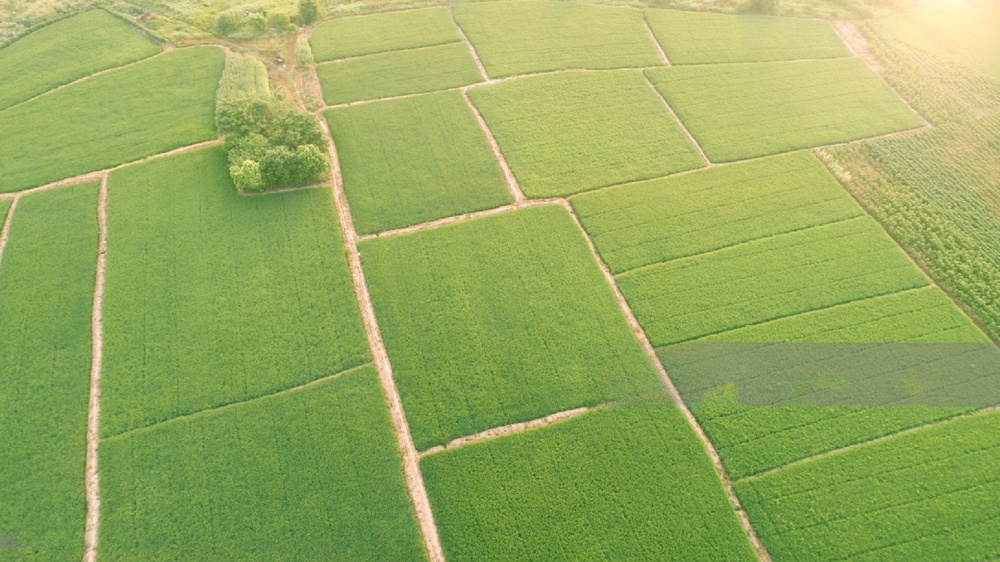
#> input picture inputs/AerialView.jpeg, 1000 x 562 px, shrunk from 2048 x 1151 before the run, found by its file name
$ python question4.py   (older library calls are emulated)
#> lines starting #> are read from the running program, lines starting #| are printed output that depends on the picture
from PIL import Image, ImageFilter
import matplotlib.pyplot as plt
import cv2
import numpy as np

# Load the image
image_path = '/Users/digitcrom/Desktop/multimedia/Multimedia_HW2/AerialView.jpeg'
image = Image.open(image_path)
#> image is the input picture: PIL image 1000x562 RGB; mean R, G, B 150.2, 170.9, 93.9

# Apply Gaussian Filter
gaussian_filtered = image.filter(ImageFilter.GaussianBlur(radius=2))

# Apply Gaussian with different radius
blurred_radius_2 = image.filter(ImageFilter.GaussianBlur(radius=2))
blurred_radius_5 = image.filter(ImageFilter.GaussianBlur(radius=5))
blurred_radius_10 = image.filter(ImageFilter.GaussianBlur(radius=10))

# Display the original and blurred images
plt.figure(figsize=(20, 5))

plt.subplot(2, 2, 1)
plt.imshow(image)
plt.title('Original Image')
plt.axis('off')

plt.subplot(2, 2, 2)
plt.imshow(blurred_radius_2)
plt.title('Gaussian Blur Radius 2')
plt.axis('off')

plt.subplot(2, 2, 3)
plt.imshow(blurred_radius_5)
plt.title('Gaussian Blur Radius 5')
plt.axis('off')

plt.subplot(2, 2, 4)
plt.imshow(blurred_radius_10)
plt.title('Gaussian Blur Radius 10')
plt.axis('off')

plt.tight_layout()
plt.show()
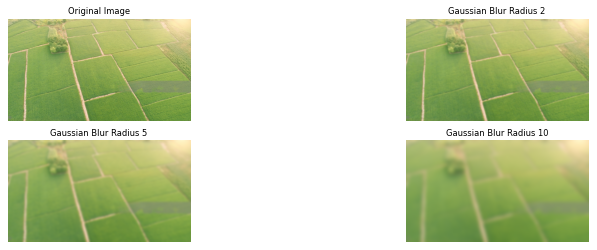
#> figure drawn by matplotlib, 4 panels


# Apply Median Filter
median_filtered = image.filter(ImageFilter.MedianFilter(size=3))

# Apply median filter with different sizes
median_filtered_size_3 = image.filter(ImageFilter.MedianFilter(size=3))
median_filtered_size_5 = image.filter(ImageFilter.MedianFilter(size=5))
median_filtered_size_9 = image.filter(ImageFilter.MedianFilter(size=9))

# Display the original and median filtered images
plt.figure(figsize=(20, 5))

plt.subplot(2, 2, 1)
plt.imshow(image)
plt.title('Original Image')
plt.axis('off')

plt.subplot(2, 2, 2)
plt.imshow(median_filtered_size_3)
plt.title('Median Filter Size 3')
plt.axis('off')

plt.subplot(2, 2, 3)
plt.imshow(median_filtered_size_5)
plt.title('Median Filter Size 5')
plt.axis('off')

plt.subplot(2, 2, 4)
plt.imshow(median_filtered_size_9)
plt.title('Median Filter Size 9')
plt.axis('off')

plt.tight_layout()
plt.show()

# Apply Sharpening Filter
sharpened = image.filter(ImageFilter.SHARPEN)

# Define different kernels
sharpen_kernel = ImageFilter.Kernel(
    size=(3, 3),
    kernel=[
        -1, -1, -1,
        -1,  9, -1,
        -1, -1, -1
    ],
    scale=None,
    offset=0
)

edge_kernel = ImageFilter.Kernel(
    size=(3, 3),
    kernel=[
        0, -1,  0,
       -1,  4, -1,
        0, -1,  0
    ],
    scale=None,
    offset=0
)

blur_kernel = ImageFilter.Kernel(
    size=(3, 3),
    kernel=[
        1/9, 1/9, 1/9,
        1/9, 1/9, 1/9,
        1/9, 1/9, 1/9
    ],
    scale=None,
    offset=0
)

# Apply the filters
sharpened_image = image.filter(sharpen_kernel)
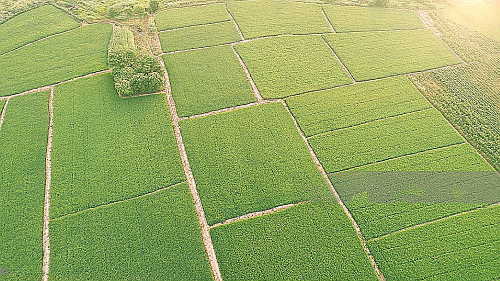
#> sharpened_image: PIL image 1000x562 RGB (shown at 1/2 size); mean R, G, B 149, 169.1, 96.6
edge_image = image.filter(edge_kernel)
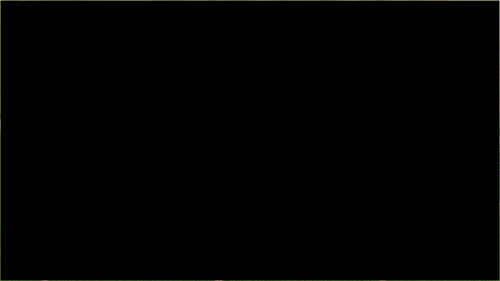
#> edge_image: PIL image 1000x562 RGB (shown at 1/2 size); mean R, G, B 0.9, 1, 0.6
blurred_image = image.filter(blur_kernel)

# Display the images
plt.figure(figsize=(20, 5))

plt.subplot(2, 2, 1)
plt.imshow(image)
plt.title('Original Image')
plt.axis('off')

plt.subplot(2, 2, 2)
plt.imshow(sharpened_image)
plt.title('Sharpened Image')
plt.axis('off')

plt.subplot(2, 2, 3)
plt.imshow(edge_image)
plt.title('Edge Detection')
plt.axis('off')

plt.subplot(2, 2, 4)
plt.imshow(blurred_image)
plt.title('Blurred Image')
plt.axis('off')

plt.tight_layout()
plt.show()

# Plot filtered images
fig, axes = plt.subplots(1, 4, figsize=(20, 5))

# Original image
axes[0].imshow(image)
axes[0].set_title('Original Image')
axes[0].axis('off')

# Gaussian Filtered image
axes[1].imshow(gaussian_filtered)
axes[1].set_title('Gaussian Filtered')
axes[1].axis('off')

# Median Filtered image
axes[2].imshow(median_filtered)
axes[2].set_title('Median Filtered')
axes[2].axis('off')

# Sharpened image
axes[3].imshow(sharpened)
axes[3].set_title('Sharpened')
axes[3].axis('off')

plt.show()

# Convert images to numpy arrays for edge detection
original_np = np.array(image)
gaussian_np = np.array(gaussian_filtered)
median_np = np.array(median_filtered)
sharpened_np = np.array(sharpened)

# Convert to grayscale for edge detection
original_gray = cv2.cvtColor(original_np, cv2.COLOR_BGR2GRAY)
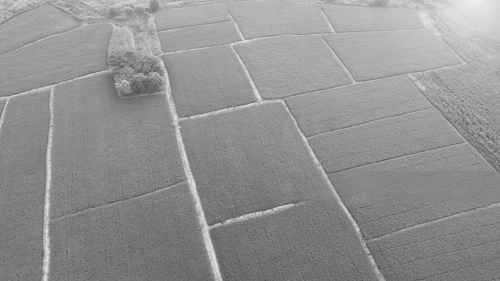
#> original_gray: shape (562, 1000) (shown at 1/2 size); min 60, max 243, mean 145.5
gaussian_gray = cv2.cvtColor(gaussian_np, cv2.COLOR_BGR2GRAY)
median_gray = cv2.cvtColor(median_np, cv2.COLOR_BGR2GRAY)
sharpened_gray = cv2.cvtColor(sharpened_np, cv2.COLOR_BGR2GRAY)

# Apply Sobel edge detection
sobel_original = cv2.Sobel(original_gray, cv2.CV_64F, 1, 0, ksize=3) + cv2.Sobel(original_gray, cv2.CV_64F, 0, 1, ksize=3)
sobel_gaussian = cv2.Sobel(gaussian_gray, cv2.CV_64F, 1, 0, ksize=3) + cv2.Sobel(gaussian_gray, cv2.CV_64F, 0, 1, ksize=3)
sobel_median = cv2.Sobel(median_gray, cv2.CV_64F, 1, 0, ksize=3) + cv2.Sobel(median_gray, cv2.CV_64F, 0, 1, ksize=3)
sobel_sharpened = cv2.Sobel(sharpened_gray, cv2.CV_64F, 1, 0, ksize=3) + cv2.Sobel(sharpened_gray, cv2.CV_64F, 0, 1, ksize=3)


# Function to apply Sobel and convert results for display
def apply_sobel_and_convert(image, ksize):
#> called with ksize = 5
    sobel_x = cv2.Sobel(image, cv2.CV_64F, 1, 0, ksize=ksize)
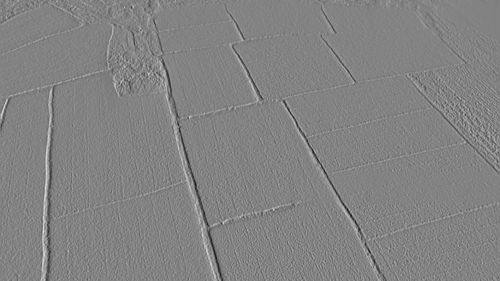
#> sobel_x: shape (562, 1000) float64 (shown at 1/2 size); min -4470, max 4246, mean 1.4; drawn with min black and max white
    sobel_y = cv2.Sobel(image, cv2.CV_64F, 0, 1, ksize=ksize)
    sobel = sobel_x + sobel_y
    sobel = np.absolute(sobel)
    sobel = np.uint8(sobel / np.max(sobel) * 255)
    return sobel

# Apply Sobel with kernel size 5
sobel_original_k5 = apply_sobel_and_convert(original_gray, 5)
sobel_gaussian_k5 = apply_sobel_and_convert(gaussian_gray, 5)
#> call 2 of apply_sobel_and_convert, with ksize = 5
#> in apply_sobel_and_convert (call 2), `sobel_y = cv2.Sobel(image, cv2.CV_64F, 0, 1, ksize=ksize)`:
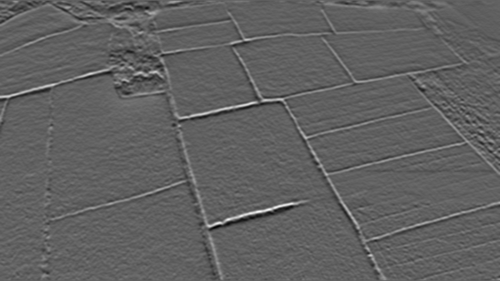
#> sobel_y: shape (562, 1000) float64 (shown at 1/2 size); min -1285, max 2044, mean -16.5; drawn with min black and max white
sobel_median_k5 = apply_sobel_and_convert(median_gray, 5)
#> call 3 of apply_sobel_and_convert, with ksize = 5
#> in apply_sobel_and_convert (call 3), `sobel = sobel_x + sobel_y`:
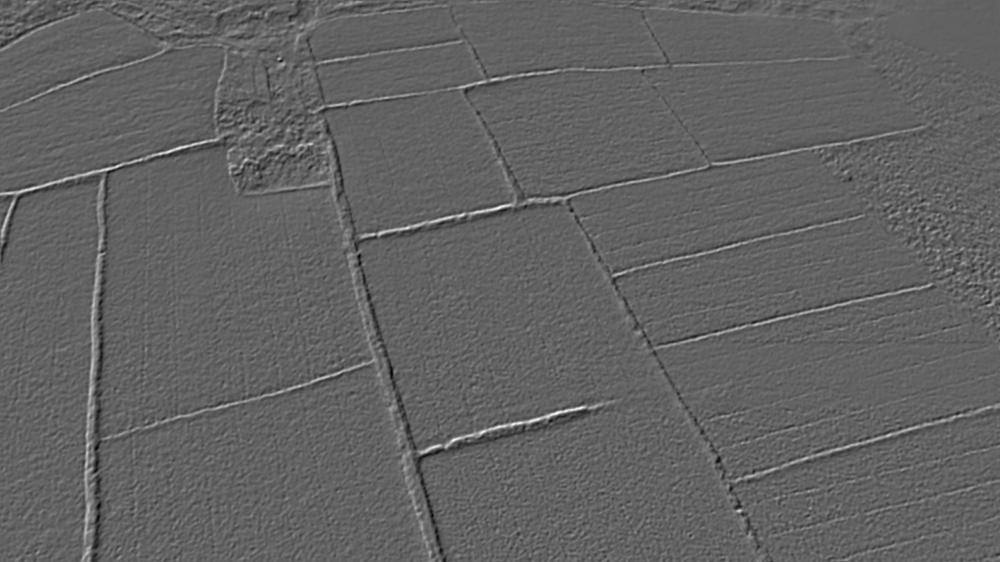
#> sobel: shape (562, 1000) float64; min -3874, max 6074, mean -15.1; drawn with min black and max white
sobel_sharpened_k5 = apply_sobel_and_convert(sharpened_gray, 5)

# Apply Sobel with kernel size 7
sobel_original_k7 = apply_sobel_and_convert(original_gray, 7)
sobel_gaussian_k7 = apply_sobel_and_convert(gaussian_gray, 7)
sobel_median_k7 = apply_sobel_and_convert(median_gray, 7)
sobel_sharpened_k7 = apply_sobel_and_convert(sharpened_gray, 7)

# Plotting all images on one page
plt.figure(figsize=(18, 12))

plt.subplot(2, 4, 1)
plt.imshow(sobel_original_k5, cmap='gray')
plt.title('Original - K5')
plt.axis('off')

plt.subplot(2, 4, 2)
plt.imshow(sobel_gaussian_k5, cmap='gray')
plt.title('Gaussian - K5')
plt.axis('off')

plt.subplot(2, 4, 3)
plt.imshow(sobel_median_k5, cmap='gray')
plt.title('Median - K5')
plt.axis('off')

plt.subplot(2, 4, 4)
plt.imshow(sobel_sharpened_k5, cmap='gray')
plt.title('Sharpened - K5')
plt.axis('off')

plt.subplot(2, 4, 5)
plt.imshow(sobel_original_k7, cmap='gray')
plt.title('Original - K7')
plt.axis('off')

plt.subplot(2, 4, 6)
plt.imshow(sobel_gaussian_k7, cmap='gray')
plt.title('Gaussian - K7')
plt.axis('off')

plt.subplot(2, 4, 7)
plt.imshow(sobel_median_k7, cmap='gray')
plt.title('Median - K7')
plt.axis('off')

plt.subplot(2, 4, 8)
plt.imshow(sobel_sharpened_k7, cmap='gray')
plt.title('Sharpened - K7')
plt.axis('off')

plt.tight_layout()
plt.show()


# Apply Canny edge detection
canny_original = cv2.Canny(original_gray, 100, 200)
#canny_gaussian = cv2.Canny(gaussian_gray, 100, 200)
canny_gaussian = cv2.Canny(gaussian_gray, 40, 100)
canny_median = cv2.Canny(median_gray, 100, 150)
canny_sharpened = cv2.Canny(sharpened_gray, 180, 200)

canny_original_low = cv2.Canny(original_gray, 50, 100)
canny_original_high = cv2.Canny(original_gray, 100, 150)

canny_gaussian_low = cv2.Canny(gaussian_gray, 50, 100)  # Lower thresholds
canny_gaussian_high = cv2.Canny(gaussian_gray, 100, 200)  # Higher thresholds


canny_median_low = cv2.Canny(median_gray, 50, 100)  # Lower thresholds
canny_median_high = cv2.Canny(median_gray, 100, 200)  # Higher thresholds


canny_sharpened_low = cv2.Canny(sharpened_gray, 50, 150)  # Moderate thresholds
canny_sharpened_high = cv2.Canny(sharpened_gray, 100, 200)  # Higher thresholds

# Create a figure and a set of subplots
fig, axs = plt.subplots(4, 2, figsize=(18, 12))

# Set titles and turn off axes for each subplot
axs[0, 0].imshow(canny_gaussian_low, cmap='gray')
axs[0, 0].set_title('Canny - Gaussian Low Thresholds')
axs[0, 0].axis('off')

axs[0, 1].imshow(canny_gaussian_high, cmap='gray')
axs[0, 1].set_title('Canny - Gaussian High Thresholds')
axs[0, 1].axis('off')

axs[1, 0].imshow(canny_median_low, cmap='gray')
axs[1, 0].set_title('Canny - Median Low Thresholds')
axs[1, 0].axis('off')

axs[1, 1].imshow(canny_median_high, cmap='gray')
axs[1, 1].set_title('Canny - Median High Thresholds')
axs[1, 1].axis('off')

axs[2, 0].imshow(canny_sharpened_low, cmap='gray')
axs[2, 0].set_title('Canny - Sharpened Moderate Thresholds')
axs[2, 0].axis('off')

axs[2, 1].imshow(canny_sharpened_high, cmap='gray')
axs[2, 1].set_title('Canny - Sharpened High Thresholds')
axs[2, 1].axis('off')

axs[3, 0].imshow(canny_original_low, cmap='gray')
axs[3, 0].set_title('Canny - original low')
axs[3, 0].axis('off')

axs[3, 1].imshow(canny_original_high, cmap='gray')
axs[3, 1].set_title('Canny - original high')
axs[3, 1].axis('off')


plt.tight_layout()  # Adjust layout to prevent overlap
plt.show()  # Display the plot

# Plot Sobel edge detection results
fig, axes = plt.subplots(1, 4, figsize=(20, 5))

axes[0].imshow(sobel_original, cmap='gray')
axes[0].set_title('Sobel - Original')
axes[0].axis('off')

axes[1].imshow(sobel_gaussian, cmap='gray')
axes[1].set_title('Sobel - Gaussian')
axes[1].axis('off')

axes[2].imshow(sobel_median, cmap='gray')
axes[2].set_title('Sobel - Median')
axes[2].axis('off')

axes[3].imshow(sobel_sharpened, cmap='gray')
axes[3].set_title('Sobel - Sharpened')
axes[3].axis('off')

plt.show()

# Plot Canny edge detection results
fig, axes = plt.subplots(1, 4, figsize=(20, 5))

axes[0].imshow(canny_original, cmap='gray')
axes[0].set_title('Canny - Original')
axes[0].axis('off')

axes[1].imshow(canny_gaussian, cmap='gray')
axes[1].set_title('Canny - Gaussian')
axes[1].axis('off')

axes[2].imshow(canny_median, cmap='gray')
axes[2].set_title('Canny - Median')
axes[2].axis('off')

axes[3].imshow(canny_sharpened, cmap='gray')
axes[3].set_title('Canny - Sharpened')
axes[3].axis('off')

plt.show()

$ run again, with inputs/trees.jpeg copied over inputs/AerialView.jpeg
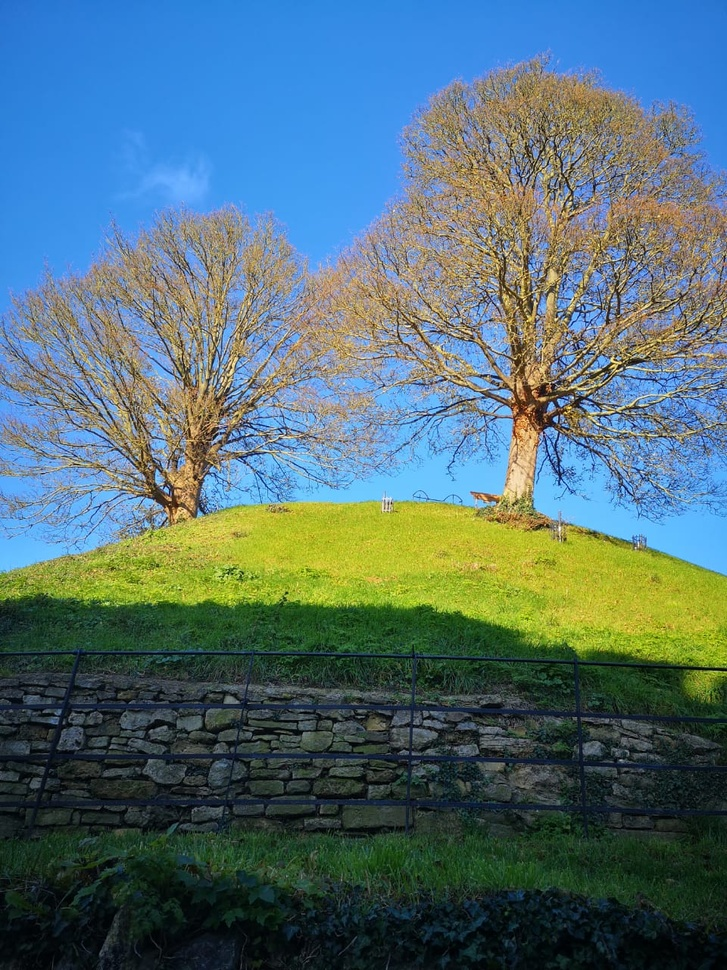
#> input picture inputs/trees.jpeg, 727 x 970 px, shrunk from 960 x 1280 before the run, found by its file name
#> image is the input picture: PIL image 727x970 RGB; mean R, G, B 83.4, 111.1, 116.9
#> `original_gray = cv2.cvtColor(original_np, cv2.COLOR_BGR2GRAY)`:
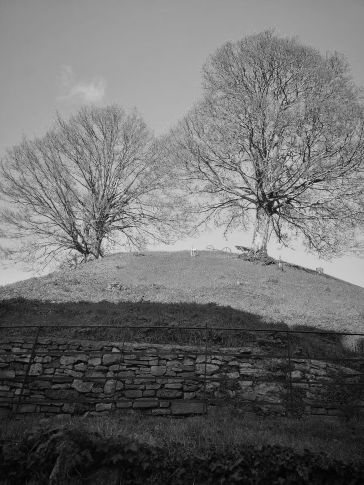
#> original_gray: shape (970, 727) (shown at 1/2 size); min 0, max 249, mean 109.7
#> `sobel_gaussian = cv2.Sobel(gaussian_gray, cv2.CV_64F, 1, 0, ksize=3) +..`:
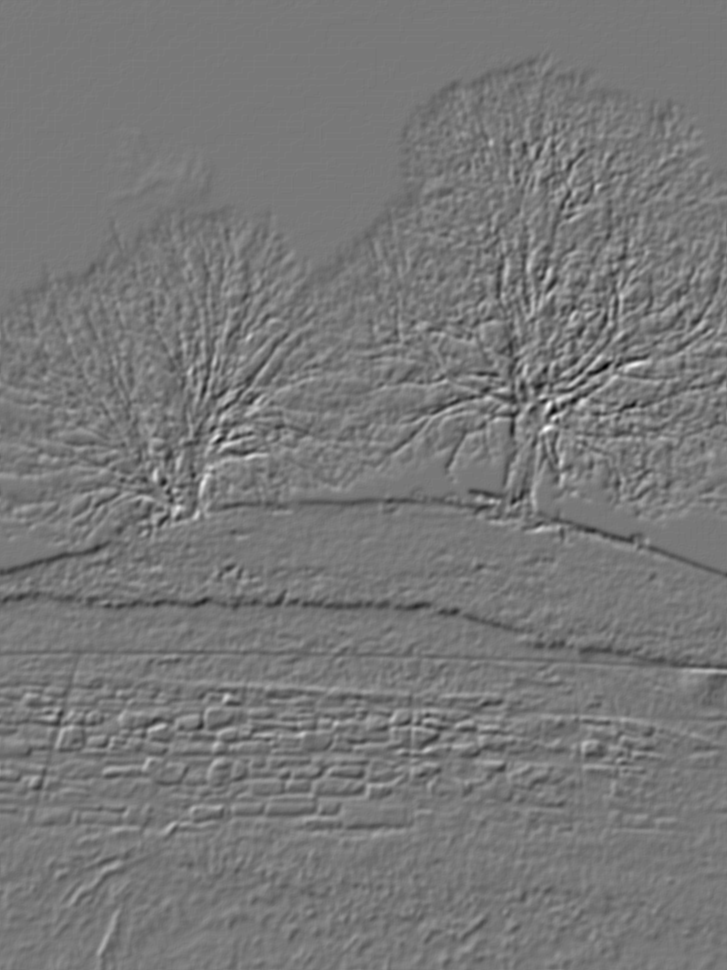
#> sobel_gaussian: shape (970, 727) float64; min -248, max 276, mean -1.1; drawn with min black and max white
